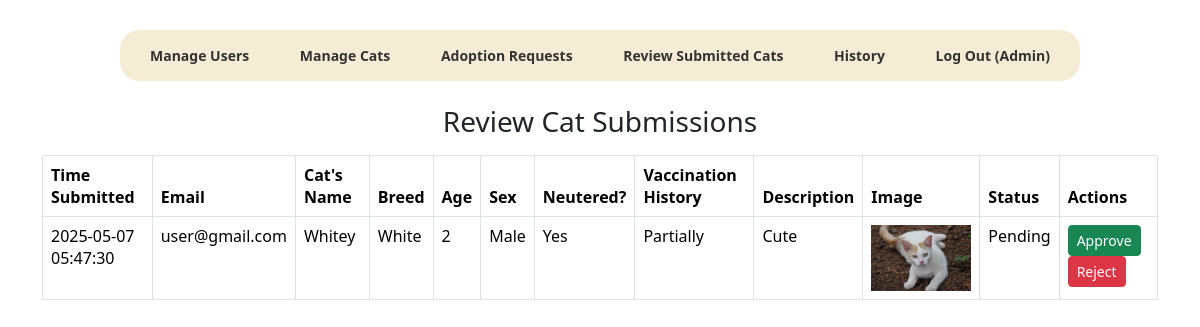
/admin/review_submissions.php, run on the app's committed database.
### tables this page shows
CREATE TABLE `submitted_cats` (
  `id` int(11) NOT NULL,
  `email` varchar(255) NOT NULL,
  `name` varchar(255) NOT NULL,
  `breed` varchar(50) NOT NULL,
  `age` int(11) NOT NULL,
  `sex` enum('Male','Female') NOT NULL,
  `neutered` enum('Yes','No') NOT NULL,
  `vaccination` varchar(255) NOT NULL,
  `description` varchar(255) NOT NULL,
  `image` varchar(255) NOT NULL,
  `status` enum('Pending','Rejected','Approved') NOT NULL DEFAULT 'Pending',
  `timestamp` timestamp NOT NULL DEFAULT current_timestamp()
);

### admin/review_submissions.php (the view, shortened to what this page needs)
<?php include("nav.php"); ?>
<?php include("connections.php"); ?>
<div class="container mt-4">
    <h3 class="text-center">Review Cat Submissions</h3>
    <table class='table table-bordered mt-3'>
        <thead>
            <tr>
                <th>Time Submitted</th>
                <th>Email</th>
                <th>Cat's Name</th>
                <th>Breed</th>
                <th>Age</th>
                <th>Sex</th>
                <th>Neutered?</th>
                <th>Vaccination History</th>
                <th>Description</th>
                <th>Image</th>
                <th>Status</th>
                <th>Actions</th>
            </tr>
        </thead>
        <tbody>
            <?php
            $view_query = mysqli_query($connections, "SELECT * FROM submitted_cats WHERE status = 'Pending'");
            while ($row = mysqli_fetch_assoc($view_query)) {
                $user_id = $row["id"];
                $db_email = $row["email"];
                $db_name = $row["name"];
                $db_breed = $row["breed"];
                $db_age = $row["age"];
                $db_sex = $row["sex"];
                $db_neutered = $row["neutered"];
                $db_vaccination = $row["vaccination"];
                $db_description = $row["description"];
                $image       = htmlspecialchars($row['image']);
                $db_status = $row["status"];
                $db_timestamp = $row["timestamp"];
                echo "
                <tr>
                    <td>$db_timestamp</td>
                    <td>$db_email</td>
                    <td>$db_name</td>
                    <td>$db_breed</td>
                    <td>$db_age</td>
                    <td>$db_sex</td>
                    <td>$db_neutered</td>
                    <td>$db_vaccination</td>
                    <td>$db_description</td>
                    <td><img src='../$image' alt='Cat Image' style='width: 100px; height: auto;'></td>
                    <td>$db_status</td>
                    <td>
                        <button class='btn btn-success btn-sm' data-bs-toggle='modal' data-bs-target='#confirmApproveModal' data-id='$user_id'>Approve</button>
                        <button class='btn btn-danger btn-sm' data-bs-toggle='modal' data-bs-target='#confirmRejectModal' data-id='$user_id'>Reject</button>
                    </td>
                </tr>";
            }
            ?>
        </tbody>
    </table>
</div>

### data on the page
submitted_cats: timestamp "2025-05-07 05:47:30", email "user@gmail.com", name "Whitey", breed "White", age "2", sex "Male", neutered "Yes", vaccination "Partially", description "Cute", image (picture), status "Pending"
